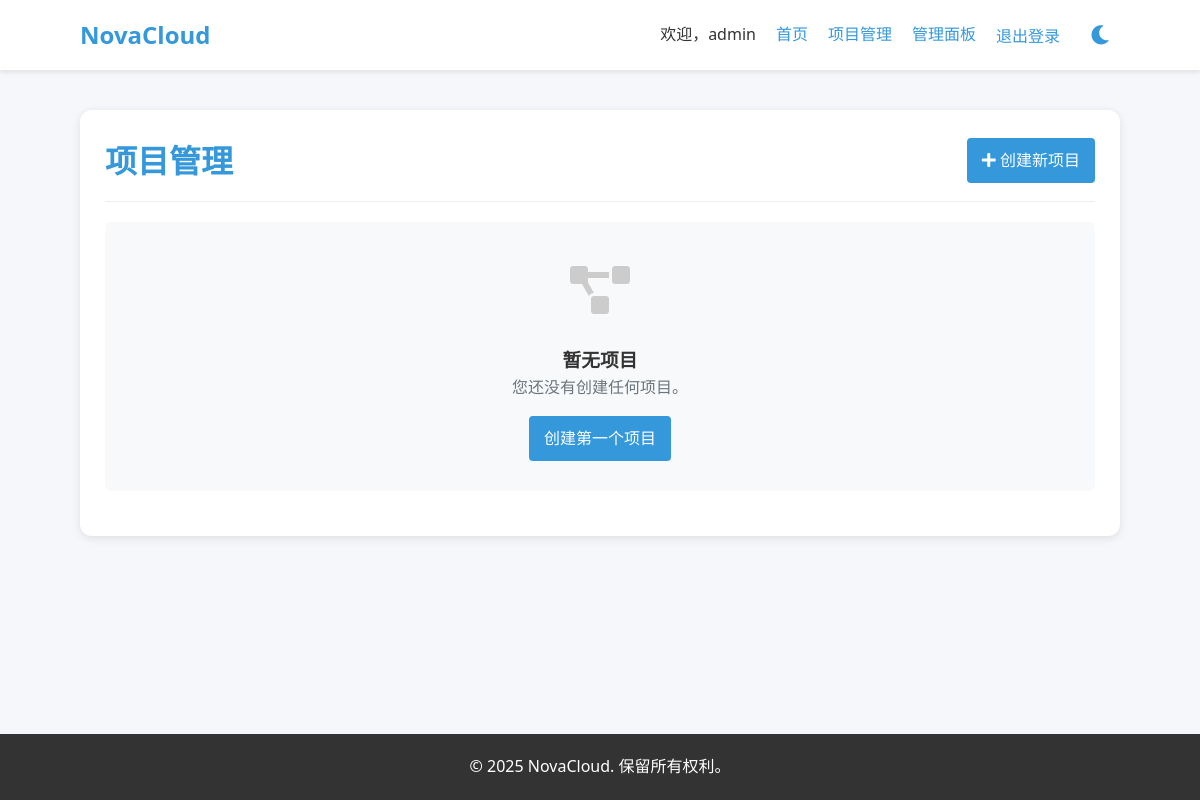
Before: /projects/ (signed in) with the older database file.
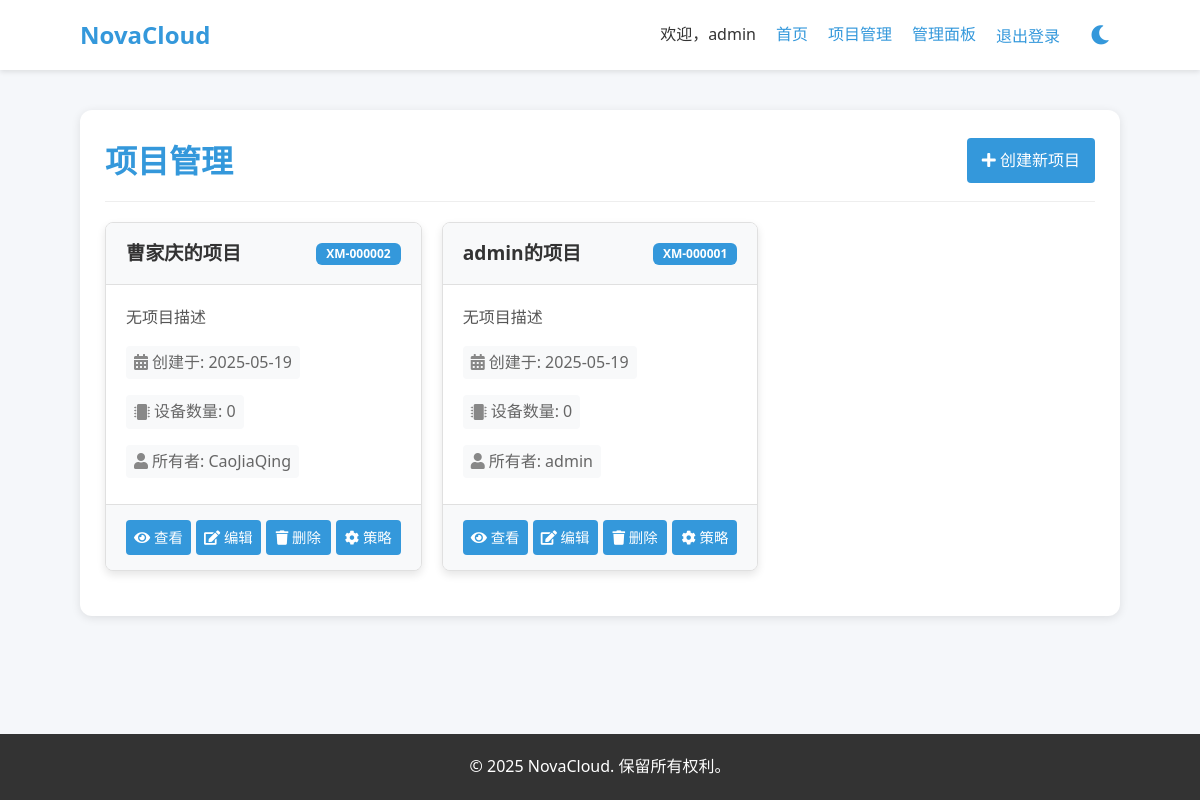
After: the same page with the newer database file.
### iot_devices/models.py (models this page shows, shortened)
class Project(models.Model):
    project_id = models.CharField('项目号', max_length=20, unique=True, help_text="例如：PRJ-XXXXXX")
    name = models.CharField('项目名称', max_length=100)
    description = models.TextField('项目描述', blank=True, null=True)
    owner = models.ForeignKey(settings.AUTH_USER_MODEL, on_delete=models.CASCADE, verbose_name='所有者')
    created_at = models.DateTimeField('创建时间', auto_now_add=True)
    updated_at = models.DateTimeField('更新时间', auto_now=True)
    class Meta:
        verbose_name = '项目'
        verbose_name_plural = '项目'
        ordering = ['-created_at']

### iot_devices/views.py (the view)
# urls.py: path('projects/', views.ProjectListView.as_view(), name='project_list'),
class ProjectListView(LoginRequiredMixin, ListView):
    model = Project
    template_name = 'iot_devices/project_list.html'
    context_object_name = 'projects'
    def get_queryset(self):
        user = self.request.user
        if user.is_superuser:
            return Project.objects.all()
        is_admin = hasattr(user, 'profile') and user.profile.role and user.profile.role.permissions.exists()
        if is_admin:
            user_ids = get_subordinate_user_ids(user)
            return Project.objects.filter(owner__id__in=user_ids)
        return Project.objects.filter(owner=user)

### templates/iot_devices/project_list.html (shortened to what this page needs)
{% extends 'base.html' %}
{% block content %}
<div class="content-section">
    <div class="section-header">
        <h1>项目管理</h1>
        <div class="header-actions">
            <a href="{% url 'iot_devices:project_create' %}" class="btn btn-primary">
                <i class="fas fa-plus"></i> 创建新项目
            </a>
        </div>
    </div>
    {% if projects %}
        <div class="project-grid">
            {% for project in projects %}
                <div class="project-card">
                    <div class="card-header">
                        <h3>{{ project.name }}</h3>
                        <span class="badge badge-primary">{{ project.project_id }}</span>
                    </div>
                    <div class="card-body">
                        {% if project.description %}
                            <p>{{ project.description }}</p>
                        {% else %}
                            <p class="text-muted">无项目描述</p>
                        {% endif %}
                        <div class="project-meta">
                            <div class="meta-item">
                                <i class="fas fa-calendar-alt"></i> 创建于: {{ project.created_at|date:"Y-m-d" }}
                            </div>
                            <div class="meta-item">
                                <i class="fas fa-microchip"></i> 设备数量: {{ project.devices.count }}
                            </div>
                            <div class="meta-item">
                                <i class="fas fa-user"></i> 所有者: {{ project.owner.username }}
                            </div>
                        </div>
                    </div>
                    <div class="card-footer">
                        <div class="btn-group">
                            <a href="{% url 'iot_devices:project_detail' project.project_id %}" class="btn btn-info">
                                <i class="fas fa-eye"></i> 查看
                            </a>
                            <a href="{% url 'iot_devices:project_update' project.project_id %}" class="btn btn-warning">
                                <i class="fas fa-edit"></i> 编辑
                            </a>
                            <a href="{% url 'iot_devices:project_delete' project.project_id %}" class="btn btn-danger">
                                <i class="fas fa-trash"></i> 删除
                            </a>
                            <a href="{% url 'strategy_engine:strategy_list' project.project_id %}" class="btn btn-secondary">
                                <i class="fas fa-cog"></i> 策略
                            </a>
                        </div>
                    </div>
                </div>
            {% endfor %}
        </div>
    {% else %}
        <div class="no-data">
            <div class="no-data-icon">
                <i class="fas fa-project-diagram"></i>
            </div>
            <h3>暂无项目</h3>
            <p>您还没有创建任何项目。</p>
            <a href="{% url 'iot_devices:project_create' %}" class="btn btn-primary">创建第一个项目</a>
        </div>
    {% endif %}
</div>
{% endblock %}

### templates/base.html (shortened to what this page needs)
<!DOCTYPE html>
<html lang="zh-CN">
<head>
    {% load static %}
    <link rel="stylesheet" href="{% static 'fontawesome/css/all.min.css' %}">
    <link rel="stylesheet" href="{% static 'css/style.css' %}">
</head>
<body>
    <header class="site-header">
        <div class="container">
            <div class="logo">
                <a href="{% url 'core:index' %}">NovaCloud</a>
            </div>
            <nav class="main-nav">
                <ul>
                    {% if user.is_authenticated %}
                        <li>欢迎，{{ user.username }}</li>
                        <li><a href="{% url 'core:index' %}">首页</a></li>
                        <li><a href="{% url 'iot_devices:project_list' %}">项目管理</a></li>
                        {% if user.is_staff or user.profile.role.permissions.exists %}
                        <li><a href="{% url 'admin_panel:user_list' %}">管理面板</a></li>
                        {% endif %}
                        <li>
                            <form method="post" action="{% url 'accounts:logout' %}" class="logout-form">
                                <button type="submit" class="logout-btn">退出登录</button>
                            </form>
                        </li>
                        <li>
                            <button id="theme-toggle" class="theme-toggle" aria-label="切换主题">
                                <i class="fas fa-moon" id="dark-icon"></i>
                            </button>
                        </li>
                    {% endif %}
                </ul>
            </nav>
        </div>
    </header>
    <main class="site-content">
        <div class="container">
            {% block content %}{% endblock %}
        </div>
    </main>
    <footer class="site-footer">
        <div class="container">
            <p>&copy; {% now "Y" %} NovaCloud. 保留所有权利。</p>
        </div>
    </footer>
</body>
</html>

Changed rows visible on the page:
added Project: name "曹家庆的项目", project_id "XM-000002", description "无项目描述", created_at "2025-05-19", devices.count "0", owner.username "CaoJiaQing"
added Project: name "admin的项目", project_id "XM-000001", description "无项目描述", created_at "2025-05-19", devices.count "0", owner.username "admin"
Other visible differences:
text no longer shown: "暂无项目 您还没有创建任何项目。 创建第一个项目"
